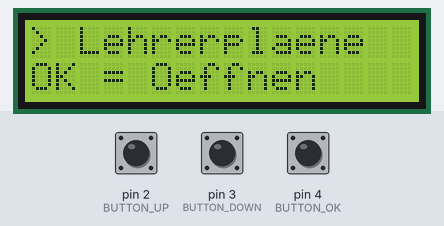
Simulated run of this sketch. Board: Arduino Uno, built with avr-gcc and run on an emulated ATmega328P. Parts: 16×2 character LCD. The inputs (shaded band) are chosen by the test bench; at power-on: pin 4 (BUTTON_OK) HIGH, pin 3 (BUTTON_DOWN) HIGH, pin 2 (BUTTON_UP) HIGH.

Above: at 3.2 s.
3.3 s: pin 4 (BUTTON_OK) pulled LOW for 0.15 s
At 4.1 s:
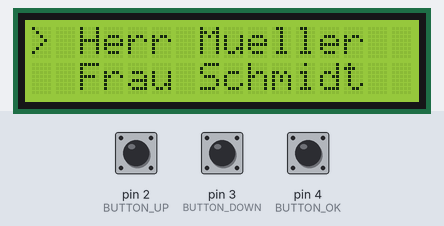
4.9 s: pin 3 (BUTTON_DOWN) pulled LOW for 0.15 s
At 6.2 s:
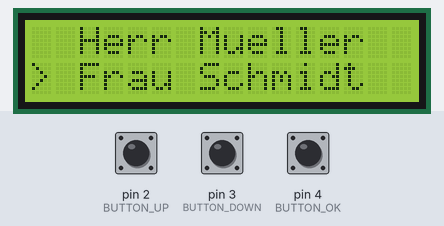
6.5 s: pin 4 (BUTTON_OK) pulled LOW for 1 s
At 8.7 s:
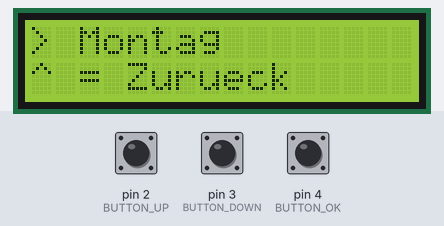
9.0 s: pin 3 (BUTTON_DOWN) pulled LOW for 1 s
At 10.8 s:
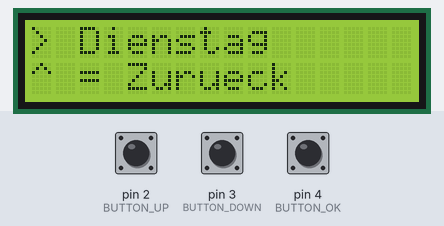
11.5 s: pin 3 (BUTTON_DOWN) pulled LOW for 0.15 s
At 12.7 s:
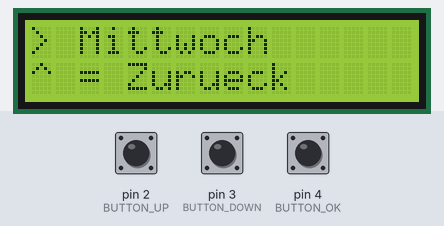
13.1 s: pin 4 (BUTTON_OK) pulled LOW for 0.15 s
At 13.9 s:
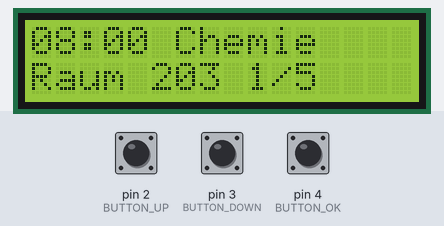
Timing chart, 0 to 15.7 s (numbered marks = the images above; inputs shaded):
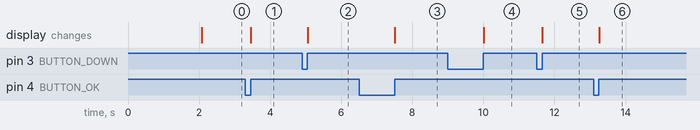

The sketch:

Arduino_Lehrerplan_fertig.ino
```cpp
#include <LiquidCrystal.h>

// LCD im 4-Bit-Modus
// RS, E, D4, D5, D6, D7
LiquidCrystal lcd(12, 11, 10, 9, 8, 7);

// ---------------- TASTER ----------------

const byte BUTTON_UP = 2;
const byte BUTTON_DOWN = 3;
const byte BUTTON_OK = 4;

// ---------------- MENUES ----------------

#define NONE 0
#define UP 1
#define DOWN 2
#define SELECT 3

enum Screen {
  MAIN_MENU,
  TEACHER_MENU,
  DAY_MENU,
  PLAN_VIEW
};

Screen screen = MAIN_MENU;

byte teacherIndex = 0;
byte dayIndex = 0;
byte planPosition = 0;

// ---------------- STUNDENPLAN-DATEN ----------------

struct Lesson {
  byte hour;
  const char* subject;
  const char* room;
};

// Montag bis Freitag

const Lesson mueller[5][5] = {
  {
    {8, "Mathe", "Raum 102"},
    {9, "Mathe", "Raum 102"},
    {10, "Freistunde", ""},
    {11, "Physik", "Raum 204"},
    {12, "Physik", "Raum 204"}
  },
  {
    {8, "Deutsch", "Raum 105"},
    {9, "Englisch", "Raum 105"},
    {10, "Chemie", "Raum 203"},
    {11, "Chemie", "Raum 203"},
    {12, "Geschichte", "Raum 108"}
  },
  {
    {8, "Physik", "Raum 204"},
    {9, "Physik", "Raum 204"},
    {10, "Mathe", "Raum 102"},
    {11, "Mathe", "Raum 102"},
    {12, "Sport", "Sporthalle"}
  },
  {
    {8, "Biologie", "Raum 205"},
    {9, "Biologie", "Raum 205"},
    {10, "Deutsch", "Raum 105"},
    {11, "Englisch", "Raum 105"},
    {12, "Freistunde", ""}
  },
  {
    {8, "Chemie", "Raum 203"},
    {9, "Chemie", "Raum 203"},
    {10, "Mathe", "Raum 102"},
    {11, "Geschichte", "Raum 108"},
    {0, "", ""}
  }
};

const Lesson schmidt[5][5] = {
  {
    {8, "Deutsch", "Raum 105"},
    {9, "Englisch", "Raum 105"},
    {10, "Biologie", "Raum 205"},
    {11, "Biologie", "Raum 205"},
    {12, "Freistunde", ""}
  },
  {
    {8, "Mathe", "Raum 103"},
    {9, "Mathe", "Raum 103"},
    {10, "Deutsch", "Raum 105"},
    {11, "Geschichte", "Raum 108"},
    {12, "Englisch", "Raum 105"}
  },
  {
    {8, "Chemie", "Raum 203"},
    {9, "Chemie", "Raum 203"},
    {10, "Physik", "Raum 204"},
    {11, "Physik", "Raum 205"},
    {12, "Deutsch", "Raum 105"}
  },
  {
    {8, "Englisch", "Raum 105"},
    {9, "Englisch", "Raum 105"},
    {10, "Mathe", "Raum 103"},
    {11, "Biologie", "Raum 205"},
    {12, "Biologie", "Raum 205"}
  },
  {
    {8, "Geschichte", "Raum 108"},
    {9, "Deutsch", "Raum 105"},
    {10, "Physik", "Raum 204"},
    {11, "Mathe", "Raum 103"},
    {0, "", ""}
  }
};

const byte lessonCounts[2][5] = {
  {5, 5, 5, 5, 4},
  {5, 5, 5, 5, 4}
};

const char* teacherNames[2] = {
  "Herr Mueller",
  "Frau Schmidt"
};

const char* dayNames[5] = {
  "Montag",
  "Dienstag",
  "Mittwoch",
  "Donnerstag",
  "Freitag"
};

// ---------------- LCD-ANZEIGE ----------------

void show(const char* row1, const char* row2) {
  lcd.setCursor(0, 0);
  lcd.print("                ");
  lcd.setCursor(0, 0);
  lcd.print(row1);

  lcd.setCursor(0, 1);
  lcd.print("                ");
  lcd.setCursor(0, 1);
  lcd.print(row2);
}

// ---------------- TASTER ABFRAGEN ----------------

int readButtons() {

  if (digitalRead(BUTTON_UP) == LOW) {
    delay(50);
    if (digitalRead(BUTTON_UP) == LOW) {
      while (digitalRead(BUTTON_UP) == LOW) {}
      return UP;
    }
  }

  if (digitalRead(BUTTON_DOWN) == LOW) {
    delay(50);
    if (digitalRead(BUTTON_DOWN) == LOW) {
      while (digitalRead(BUTTON_DOWN) == LOW) {}
      return DOWN;
    }
  }

  if (digitalRead(BUTTON_OK) == LOW) {
    delay(50);
    if (digitalRead(BUTTON_OK) == LOW) {
      while (digitalRead(BUTTON_OK) == LOW) {}
      return SELECT;
    }
  }

  return NONE;
}

// ---------------- MENUE-ANZEIGEN ----------------

void showMainMenu() {
  show("> Lehrerplaene", "OK = Oeffnen");
}

void showTeacherMenu() {
  if (teacherIndex == 0) {
    show("> Herr Mueller", "  Frau Schmidt");
  }
  else {
    show("  Herr Mueller", "> Frau Schmidt");
  }
}

void showDayMenu() {
  char row1[17];

  snprintf(row1, sizeof(row1), "> %s", dayNames[dayIndex]);

  show(row1, "^ = Zurueck");
}

// ---------------- STUNDENPLAN ----------------

void showPlan() {

  byte count = lessonCounts[teacherIndex][dayIndex];

  if (planPosition >= count) {
    planPosition = 0;
  }

  const Lesson& lesson =
    (teacherIndex == 0)
    ? mueller[dayIndex][planPosition]
    : schmidt[dayIndex][planPosition];

  char row1[17];
  char row2[17];

  snprintf(row1, sizeof(row1), "%02d:00 %s",
           lesson.hour, lesson.subject);

  snprintf(row2, sizeof(row2), "%s %d/%d",
           lesson.room[0] ? lesson.room : "Pause",
           planPosition + 1, count);

  show(row1, row2);
}

// ---------------- SETUP ----------------

void setup() {

  // Taster mit internem Pullup-Widerstand
  pinMode(BUTTON_UP, INPUT_PULLUP);
  pinMode(BUTTON_DOWN, INPUT_PULLUP);
  pinMode(BUTTON_OK, INPUT_PULLUP);

  lcd.begin(16, 2);

  // Startbildschirm
  show("Lehrer Website", "JGG");

  delay(2000);

  // Direkt ins Hauptmenue
  screen = MAIN_MENU;
  showMainMenu();
}

// ---------------- HAUPTPROGRAMM ----------------

void loop() {

  int action = readButtons();

  bool up   = action == UP;
  bool down = action == DOWN;
  bool ok   = action == SELECT;

  // NACH OBEN = EINE MENUEEBENE ZURUECK

  if (up) {

    switch (screen) {

      case MAIN_MENU:
        break;

      case TEACHER_MENU:
        screen = MAIN_MENU;
        showMainMenu();
        break;

      case DAY_MENU:
        screen = TEACHER_MENU;
        showTeacherMenu();
        break;

      case PLAN_VIEW:
        screen = DAY_MENU;
        showDayMenu();
        break;
    }
  }

  // NACH UNTEN = NAECHSTER MENUEPUNKT

  if (down) {

    if (screen == TEACHER_MENU) {

      teacherIndex = (teacherIndex + 1) % 2;

      showTeacherMenu();
    }

    else if (screen == DAY_MENU) {

      dayIndex = (dayIndex + 1) % 5;

      showDayMenu();
    }

    else if (screen == PLAN_VIEW) {

      byte count = lessonCounts[teacherIndex][dayIndex];

      planPosition = (planPosition + 1) % count;

      showPlan();
    }
  }

  // OK = AUSWAEHLEN

  if (ok) {

    switch (screen) {

      case MAIN_MENU:

        screen = TEACHER_MENU;
        teacherIndex = 0;

        showTeacherMenu();
        break;

      case TEACHER_MENU:

        screen = DAY_MENU;
        dayIndex = 0;

        showDayMenu();
        break;

      case DAY_MENU:

        screen = PLAN_VIEW;
        planPosition = 0;

        showPlan();
        break;

      case PLAN_VIEW:
        break;
    }
  }
}
```

Measured:
- after the input at 3.3 s, the display: changes after 0.16 s (image 1)
- after the input at 4.9 s, the display: changes after 0.16 s (image 2)
- after the input at 6.5 s, the display: changes after 1.0 s (image 3)
- after the input at 9.0 s, the display: changes after 1.0 s (image 4)
- after the input at 11.5 s, the display: changes after 0.16 s (image 5)
- after the input at 13.1 s, the display: changes after 0.16 s (image 6)
